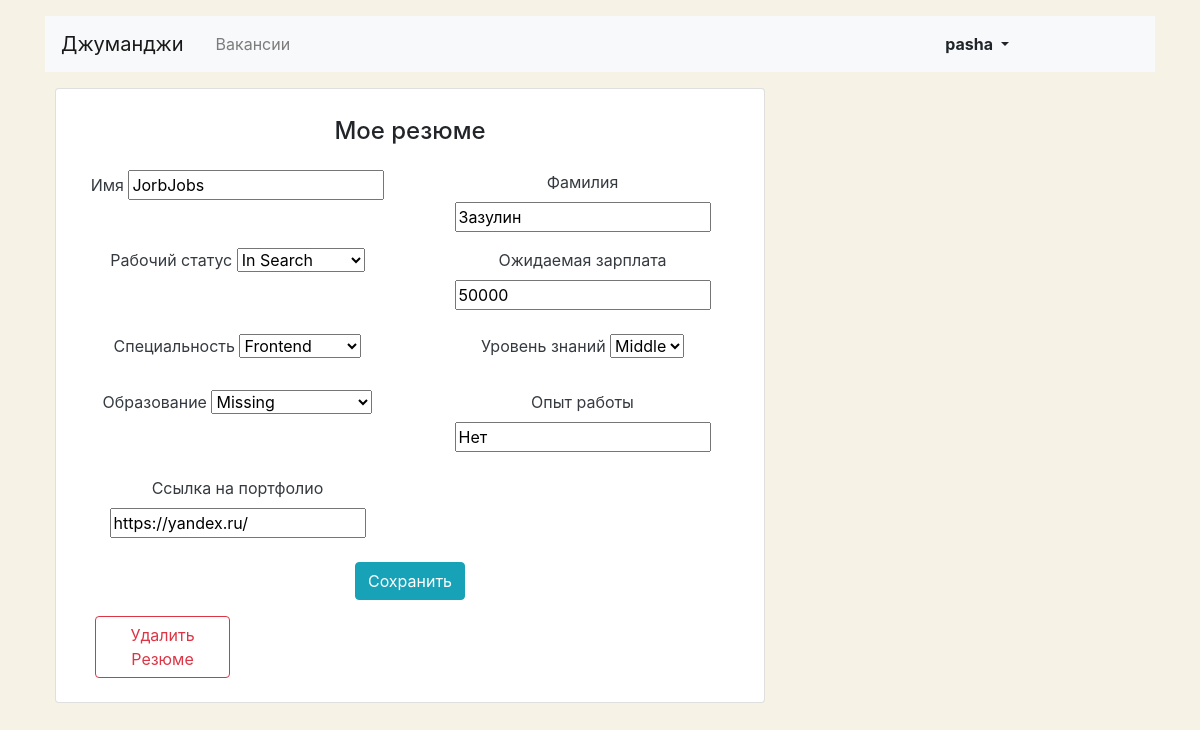
Page /my_resume (signed in) on the committed database.
### Jobs/models.py (models this page shows)
class User(AbstractUser):
    pass

class Resume(models.Model):
    user = models.OneToOneField(User, on_delete=models.CASCADE)
    name = models.CharField(max_length=64)
    surname = models.CharField(max_length=64)
    class WorkStatusChoices(models.TextChoices):
        not_in_search = 'Не ищу работу'
        consideration = 'Рассматриваю предложения'
        in_search = 'Ищу работу'
    status = models.CharField(max_length=100,
                              choices=WorkStatusChoices.choices,
                              default=WorkStatusChoices.in_search)
    salary = models.CharField(max_length=15)
    class SpecialtyChoices(models.TextChoices):
        frontend = 'Фронтенд'
        backend = 'Бэкенд'
        gamedev = 'Геймдев'
        devops = 'Девопс'
        design = 'Дизайн'
        products = 'Продукты'
        management = 'Менеджмент'
        testing = 'Тестирование'
    specialty = models.CharField(max_length=64,
                                 choices=SpecialtyChoices.choices,
                                 default=SpecialtyChoices.frontend)
    class GradeChoices(models.TextChoices):
        intern = 'intern'
        junior = 'junior'
        middle = 'middle'
        senior = 'senior'
        lead = 'lead'
    grade = models.CharField(max_length=100,
                             choices=GradeChoices.choices,
                             default=GradeChoices.intern)
    class EducationChoices(models.TextChoices):
        missing = 'Отсутствует'
        secondary = 'Среднее'
        vocational = 'Средне-специальное'
        incomplete_higher = 'Неполное высшее'
        higher = 'Высшее'
    education = models.CharField(max_length=100, choices=EducationChoices.choices)
    experience = models.CharField(max_length=100)
    portfolio = models.URLField()

### Jobs/resume/views.py (the view)
# urls.py: path('', MyResumeView.as_view(), name='my_resume'),
class MyResumeView(LoginRequiredMixin, UpdateView):
    def get(self, request, *args, **kwargs):
        resume = Resume.objects.filter(user=request.user).first()
        if resume:
            data = {
                'name': resume.name,
                'surname': resume.surname,
                'status': resume.status,
                'salary': resume.salary,
                'specialty': resume.specialty,
                'grade': resume.grade,
                'education': resume.education,
                'experience': resume.experience,
                'portfolio': resume.portfolio
            }
            form = ResumeCreateForm(initial=data)
            return render(request, 'resume/resume_edit.html', context={'form': form})
        else:
            return redirect('resume_lets_start')

### Jobs/forms.py
class ResumeCreateForm(forms.ModelForm):
    class Meta:
        model = Resume
        fields = ('name', 'surname', 'status', 'salary', 'specialty', 'grade', 'education', 'experience', 'portfolio')

### JorbJobs/templates/resume/resume_edit.html (shortened to what this page needs)
{% extends 'base.html' %}
{% block content %}
      <div class="col-12 col-lg-8 form-row text-center ">
        <div class="card">
          <div class="card-body px-4 pb-4">
            <section class="tab-pane fade show active center-block">
              <h2 class="h4 pt-2 pb-3">Мое резюме</h2>
              <form action="{% url 'resume_update' %}" method="post" enctype="multipart/form-data">
                <div class="row">
                  <div class="col-12 col-md-6">
                    <div class="form-group pb-2">
                      <label class="mb-2 text-dark" for="{{ form.name.id_for_label }}">Имя</label>
                      {{ form.name }}
                    </div>
                  </div>
                  <div class="col-12 col-md-6">
                    <div class="form-group">
                      <label class="mb-2 text-dark" for="{{form.surname.id_for_label}}">Фамилия</label>
                        {{ form.surname }}
                    </div>
                  </div>
                </div>
                <div class="row">
                  <div class="col-12 col-md-6">
                    <div class="form-group pb-2">
                      <label class="mb-2 text-dark" for="{{ form.status.id_form_label }}">Рабочий статус</label>
                      {{ form.status }}
                    </div>
                  </div>
                  <div class="col-12 col-md-6">
                    <div class="form-group pb-2">
                      <label class="mb-2 text-dark" for="{{ form.salary.id_for_label }}">Ожидаемая зарплата</label>
                      {{ form.salary }}
                    </div>
                  </div>
                  <div class="col-12 col-md-6">
                    <div class="form-group pb-2">
                      <label class="mb-2 text-dark" for="{{ form.specialty.id_for_label }}">Специальность</label>
                      {{ form.specialty }}
                    </div>
                  </div>
                  <div class="col-12 col-md-6">
                    <div class="form-group pb-2">
                      <label class="mb-2 text-dark" for="{{ form.grade.id_for_label }}">Уровень знаний</label>
                      {{ form.grade }}
                    </div>
                  </div>
                  <div class="col-12 col-md-6">
                    <div class="form-group pb-2">
                      <label class="mb-2 text-dark" for="{{ form.education.id_for_label }}">Образование</label>
                      {{ form.education }}
                    </div>
                  </div>
                  <div class="col-12 col-md-6">
                    <div class="form-group pb-2">
                      <label class="mb-2 text-dark" for="{{ form.experience.id_for_label }}">Опыт работы</label>
                      {{ form.experience }}
                    </div>
                  </div>
                  <div class="col-12 col-md-6">
                    <div class="form-group pb-2">
                      <label class="mb-2 text-dark" for="{{ form.portfolio.id_for_label }}">Ссылка на портфолио</label>
                      {{ form.portfolio }}
                    </div>
                  </div>
                </div>
                <div class="form-group">
                  <input type="submit" class="btn btn-info" value="Сохранить">
                </div>
                <div class=" col-md-4 col-lg-3 d-flex align-items-end">
                  <a href="{% url 'resume_delete' %}" class="btn align-items-start btn-outline-danger">Удалить Резюме</a>
                </div>
              </form>
            </section>
          </div>
        </div>
      </div>
{% endblock %}

### JorbJobs/templates/base.html (shortened to what this page needs)
<!DOCTYPE html>
<html lang="ru">
<head>
  <link rel="stylesheet" href="https://stackpath.bootstrapcdn.com/bootstrap/4.3.1/css/bootstrap.min.css">
</head>
<body>
  <header class="container mt-3">
    <nav class="navbar navbar-expand-lg navbar-light bg-light">
      <a class="navbar-brand mr-4" href="{% url 'home' %}">Джуманджи</a>
      <div class="collapse navbar-collapse justify-content-between" id="navbarNav">
        <ul class="navbar-nav col-10">
          <li class="nav-item">
            <a class="nav-link" href="{% url 'all_vacancies' %}">Вакансии</a>
          </li>
        </ul>
        <ul class="navbar-nav col-2 justify-content-end">
          <li class="nav-item active">
            {% if user.is_authenticated %}
            <ul class="navbar-nav col-2 justify-content-end">
                <li class="nav-item active">
                  <div class="btn-group">
                    <button type="button" class="btn dropdown-toggle font-weight-bold" data-toggle="dropdown" aria-haspopup="true" aria-expanded="false">
                      {{ request.user }}
                    </button>
                  </div>
                </li>
             </ul>
            {% else %}
            <a href="{% url 'login' %}" class="nav-link font-weight-bold">Вход</a>
            {% endif %}
          </li>
        </ul>
      </div>
    </nav>
  </header>
  <main class="container mt-3">
      {% block content %}
      {% endblock %}
  </main>
</body>
</html>

### JorbJobs/templates/resume/resume_edit.html (style rules this page uses)
body { background-color: #F6F2E6; }

### rows in the picture
User: user "pasha"
Resume: name "JorbJobs", surname "Зазулин", status "In Search", salary "50000", specialty "Frontend", grade "Middle", education "Missing", experience "Нет", portfolio "https://yandex.ru/"
